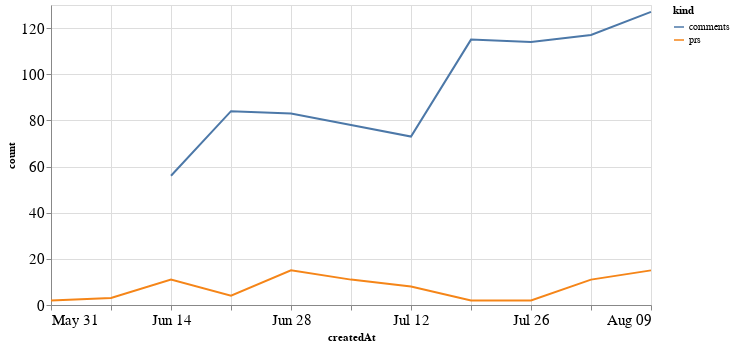

Notebook source saved alongside this figure:
### Code cell
alt.Chart(total_time, width=600).mark_line().encode(
    x='createdAt',
    y='count',
    color='kind'
)

### Figure 1 — Vega-Lite specification as saved in the notebook (floating-point values rounded to 4 significant figures)
{"config": {"axisLeft": {"labelFontSize": 15}, "axisBottom": {"labelFontSize": 15}}, "data": {"name": "data-0658df993cf76ef76a14e954514668ea"}, "mark": "line", "encoding": {"color": {"type": "nominal", "field": "kind"}, "x": {"type": "temporal", "field": "createdAt"}, "y": {"type": "quantitative", "field": "count"}}, "width": 600, "$schema": "https://vega.github.io/schema/vega-lite/v4.8.1.json", "datasets": {"data-0658df993cf76ef76a14e954514668ea": [{"createdAt": "2020-05-31T00:00:00", "kind": "prs", "count": 2.0}, {"createdAt": "2020-06-07T00:00:00", "kind": "prs", "count": 3.0}, {"createdAt": "2020-06-14T00:00:00", "kind": "prs", "count": 11.0}, {"createdAt": "2020-06-21T00:00:00", "kind": "prs", "count": 4.0}, {"createdAt": "2020-06-28T00:00:00", "kind": "prs", "count": 15.0}, {"createdAt": "2020-07-05T00:00:00", "kind": "prs", "count": 11.0}, {"createdAt": "2020-07-12T00:00:00", "kind": "prs", "count": 8.0}, {"createdAt": "2020-07-19T00:00:00", "kind": "prs", "count": 2.0}, {"createdAt": "2020-07-26T00:00:00", "kind": "prs", "count": 2.0}, {"createdAt": "2020-08-02T00:00:00", "kind": "prs", "count": 11.0}, {"createdAt": "2020-08-09T00:00:00", "kind": "prs", "count": 15.0}, {"createdAt": "2020-05-31T00:00:00", "kind": "comments", "count": null}, {"createdAt": "2020-06-07T00:00:00", "kind": "comments", "count": null}, {"createdAt": "2020-06-14T00:00:00", "kind": "comments", "count": 56.0}, {"createdAt": "2020-06-21T00:00:00", "kind": "comments", "count": 84.0}, {"createdAt": "2020-06-28T00:00:00", "kind": "comments", "count": 83.0}, {"createdAt": "2020-07-05T00:00:00", "kind": "comments", "count": 78.0}, {"createdAt": "2020-07-12T00:00:00", "kind": "comments", "count": 73.0}, {"createdAt": "2020-07-19T00:00:00", "kind": "comments", "count": 115.0}, {"createdAt": "2020-07-26T00:00:00", "kind": "comments", "count": 114.0}, {"createdAt": "2020-08-02T00:00:00", "kind": "comments", "count": 117.0}, {"createdAt": "2020-08-09T00:00:00", "kind": "comments", "count": 127.0}]}}
